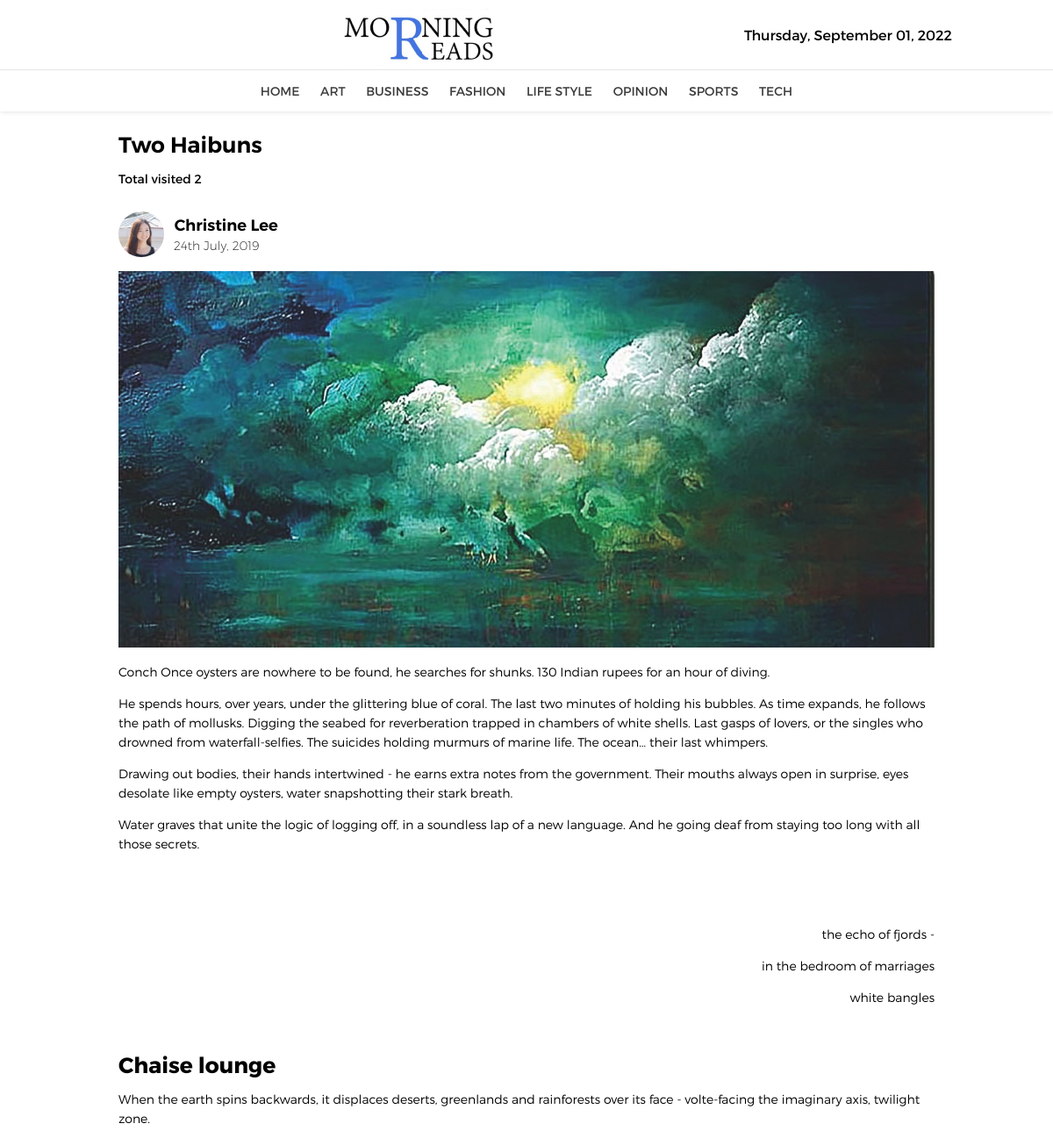
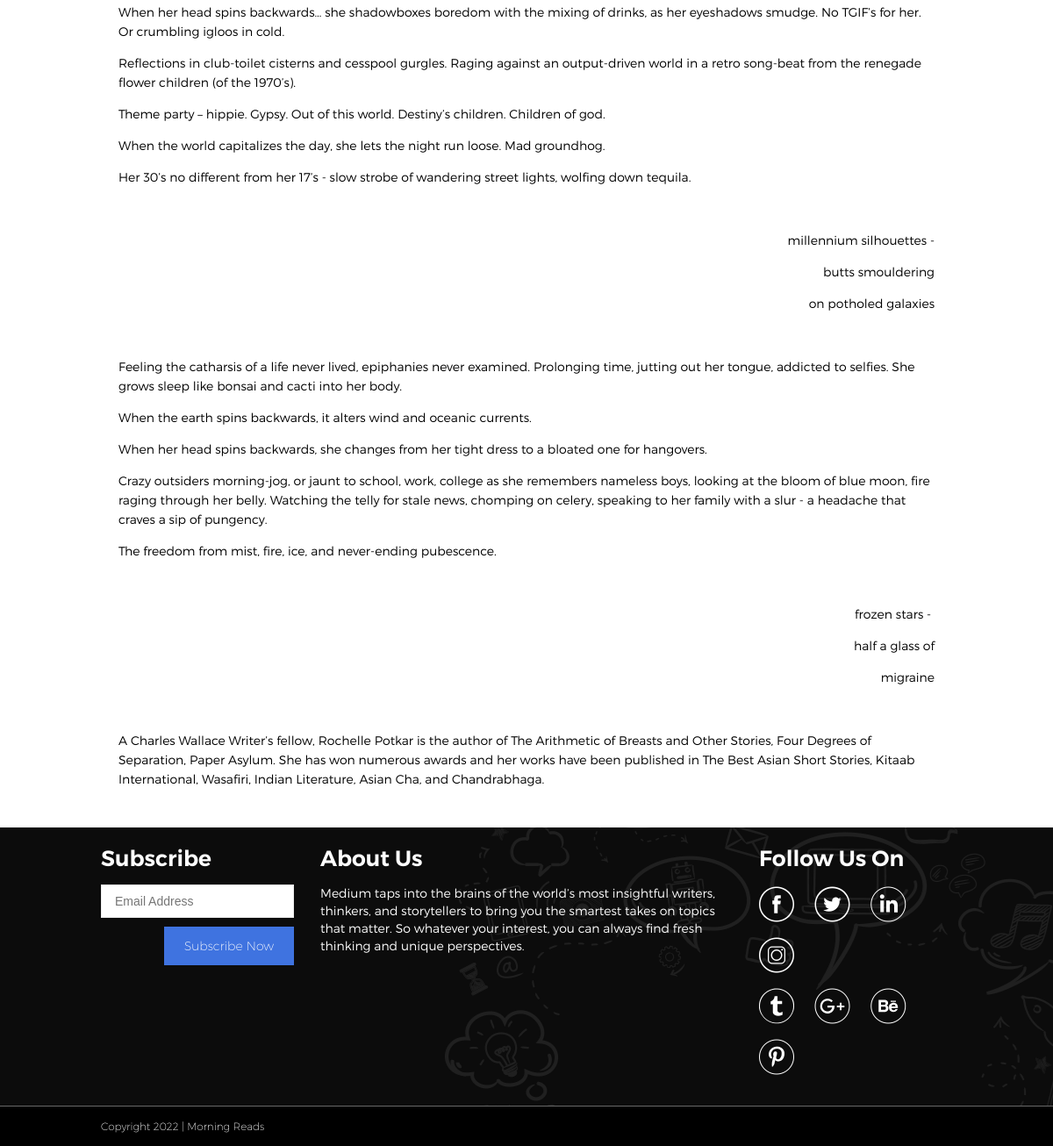
The page /index.php?page=innerpage&id=32 on the database its author committed (2 pictures, top to bottom).
### tables this page shows
CREATE TABLE `category` (
  `id` int(11) NOT NULL,
  `title` varchar(255) NOT NULL
);

CREATE TABLE `content` (
  `id` int(11) NOT NULL,
  `title` varchar(255) NOT NULL,
  `des` text NOT NULL,
  `create_at` datetime NOT NULL,
  `visits` text NOT NULL,
  `category_id` text NOT NULL,
  `author_id` text NOT NULL,
  `file` text NOT NULL,
  `tags` text NOT NULL
);

CREATE TABLE `author` (
  `id` int(11) NOT NULL,
  `title` varchar(255) NOT NULL,
  `file` text NOT NULL,
  `create_at` timestamp NOT NULL DEFAULT CURRENT_TIMESTAMP ON UPDATE CURRENT_TIMESTAMP
);

CREATE TABLE `about` (
  `id` int(11) NOT NULL,
  `des` text NOT NULL
);

### admin-website/src/Category.php (called while the page is built, shortened)
<?php
class Category {
	private $db;
	private static $table="category";
	function __construct() {
		try {
			$this->db = new PDO('mysql:host='.DB_HOST.';dbname='.DB_NAME,DB_USER,DB_PASSWORD);
			$this->db->setAttribute(PDO::ATTR_ERRMODE, PDO::ERRMODE_EXCEPTION);
			$query1 = $this->db->prepare('SET CHARACTER SET utf8');
			$query = $this->db->prepare("SET SESSION collation_connection ='utf8_general_ci'");
		    $query1->execute();
		    $query->execute();
		} catch (PDOException $e) {
			echo $e->getMessage();
		}
	}
	public function fetch_all() {
		try {
			$stmt = $this->db->prepare("SELECT * FROM ".self::$table);
			$stmt->execute();
			$records = array();
			if($stmt->rowCount() > 0) {
				while($row = $stmt->fetch(5)) {
					$records[] = $row;
				}
			}
			return $records;
		} catch (PDOException $e) {
			echo $e->getMessage();
		}
	}
}
$Category = new Category();
 ?>

### admin-website/src/model.php (called while the page is built, shortened)
<?php
    require_once LIB_PATH.DS.'About.php';
    require_once LIB_PATH.DS.'Social.php';
    require_once LIB_PATH.DS.'Category.php';
    require_once LIB_PATH.DS.'Author.php';
    require_once LIB_PATH.DS.'Content.php';
 ?>

### admin-website/src/Content.php (called while the page is built, shortened)
<?php
class Content {
	private $db;
	private static $table="content";
	public $id;
	public $directory = "images";
	function __construct() {
		try {
			$this->db = new PDO('mysql:host='.DB_HOST.';dbname='.DB_NAME,DB_USER,DB_PASSWORD);
			$this->db->setAttribute(PDO::ATTR_ERRMODE, PDO::ERRMODE_EXCEPTION);
			$query1 = $this->db->prepare('SET CHARACTER SET utf8');
			$query = $this->db->prepare("SET SESSION collation_connection ='utf8_general_ci'");
		    $query1->execute();
		    $query->execute();
		} catch (PDOException $e) {
			echo $e->getMessage();
		}
	}
	public function db_fields() {
		try {
			$stmt = $this->db->prepare("SHOW fields from ".self::$table);
			$stmt->execute();
			$fields = array();
			if($stmt->rowCount() > 0) {
				while($row = $stmt->fetch(5)) {
					$fields[] = $row->Field;
				}
			}
			return $fields;
		} catch (PDOException $e) {
			echo $e->getMessage();
		}
	}
	public function image_path() {
		return $this->directory;
	}
	public function prepare($record) {
		$attributes = $this->db_fields();
		return $this;
	}
	public function fetch() {
		try {
			$stmt = $this->db->prepare("SELECT * FROM ".self::$table." where id = :id");
			$stmt->execute(array(":id" => $this->id));
			if($stmt->rowCount() > 0) {
				return $stmt->fetch(5);
			}
		} catch (PDOException $e) {
			echo $e->getMessage();
		}
	}
}
$Content = new Content();
 ?>

### admin-website/src/Author.php (called while the page is built, shortened)
<?php
class Author {
	private $db;
	private static $table="author";
	public $directory = "images";
	function __construct() {
		try {
			$this->db = new PDO('mysql:host='.DB_HOST.';dbname='.DB_NAME,DB_USER,DB_PASSWORD);
			$this->db->setAttribute(PDO::ATTR_ERRMODE, PDO::ERRMODE_EXCEPTION);
			$query1 = $this->db->prepare('SET CHARACTER SET utf8');
			$query = $this->db->prepare("SET SESSION collation_connection ='utf8_general_ci'");
		    $query1->execute();
		    $query->execute();
		} catch (PDOException $e) {
			echo $e->getMessage();
		}
	}
	public function image_path() {
		return $this->directory;
	}
	public function fetch_authorCode($author_code) {
		try {
			$stmt = $this->db->prepare("SELECT * FROM ".self::$table." WHERE id ='$author_code'");
			$stmt->execute();
			$records = array();
			if($stmt->rowCount() > 0) {
				while($row = $stmt->fetch(5)) {
					$records[] = $row;
				}
			}
			return $records;
		} catch (PDOException $e) {
			echo $e->getMessage();
		}
	}
}
$Author = new Author();
 ?>

### admin-website/src/About.php (called while the page is built, shortened)
<?php
class About {
	private $db;
	private static $table="about";
	function __construct() {
		try {
			$this->db = new PDO('mysql:host='.DB_HOST.';dbname='.DB_NAME,DB_USER,DB_PASSWORD);
			$this->db->setAttribute(PDO::ATTR_ERRMODE, PDO::ERRMODE_EXCEPTION);
			$query1 = $this->db->prepare('SET CHARACTER SET utf8');
			$query = $this->db->prepare("SET SESSION collation_connection ='utf8_general_ci'");
		    $query1->execute();
		    $query->execute();
		} catch (PDOException $e) {
			echo $e->getMessage();
		}
	}
	public function fetch_all() {
		try {
			$stmt = $this->db->prepare("SELECT * FROM ".self::$table);
			$stmt->execute();
			$records = array();
			if($stmt->rowCount() > 0) {
				while($row = $stmt->fetch(5)) {
					$records[] = $row;
				}
			}
			return $records;
		} catch (PDOException $e) {
			echo $e->getMessage();
		}
	}
}
$About = new About();
 ?>

### admin-website/src/Social.php (called while the page is built, shortened)
<?php
class Social {
	private $db;
	private static $table="social";
	function __construct() {
		try {
			$this->db = new PDO('mysql:host='.DB_HOST.';dbname='.DB_NAME,DB_USER,DB_PASSWORD);
			$this->db->setAttribute(PDO::ATTR_ERRMODE, PDO::ERRMODE_EXCEPTION);
			$query1 = $this->db->prepare('SET CHARACTER SET utf8');
			$query = $this->db->prepare("SET SESSION collation_connection ='utf8_general_ci'");
		    $query1->execute();
		    $query->execute();
		} catch (PDOException $e) {
			echo $e->getMessage();
		}
	}
	public function fetch_byTitle($title) {
		try {
			$stmt = $this->db->prepare("SELECT * FROM ".self::$table." WHERE title = '$title'");
			$stmt->execute();
			$records = array();
			if($stmt->rowCount() > 0) {
				while($row = $stmt->fetch(5)) {
					$records[] = $row;
				}
			}
			return $records;
		} catch (PDOException $e) {
			echo $e->getMessage();
		}
	}
}
$Social = new Social();
 ?>

### pages/innerpage.php (the view, shortened to what this page needs)
<?php include'layouts/header.php'; ?>
<?php if(isset($_GET['id'])) {
  $record = $Content->prepare($_GET)->fetch(); $author_id = $record->author_id;
} ?>
    <section class="clear-fixed">
    	<div class="container">
    		<div class="content-row">
    			<div class="grid-12">
    				<h2 class="sub-title margin-top-zero"><?php echo $record->title; ?></h2>
    				<p class="autherinfo">Total visited <?php echo $record->visits; ?></p>
    				<span class="author-info">
    				    <a class="blog-thumb" href="index.php?page=profile&author_id=<?php echo $author_id; ?>">
    				        <?php $author_table = $Author->fetch_authorCode($author_id); foreach($author_table as $author_data){ ?>
        					<span class="pic">
        						<img style="border-radius: 50%;" height="52" width="52" src="<?php $file = $author_data->file; if(!empty($file)){  ?>admin-website/<?php echo $Author->image_path()."/".$author_data->file;}else{ ?> images/author.png<?php } ?>">
        					</span>
        					<span class="autherinfo">
        						<span class="name"><?php echo $author_data->title; ?></span>
        					</span>
        					<?php } ?>
    						<span class="date" style="display: block;margin-top: -25px;margin-left: 63px;"><?php $create_at = $record->create_at; echo date("jS F, Y", strtotime($create_at)); ?></span>
        				</a>
    				</span>
    			</div>
    		</div>
    		<div class="content-row margin-top-20">
    			<div class="grid-12">
    				<div class="blog-content">
    					<img class="responsive-img" src="admin-website/<?php if(isset($record)) { echo $Content->image_path()."/".$record->file;}?>">
    					<p><?php echo $record->des; ?></p>
    				</div>
    			</div>
    		</div>
    	</div>
    </section>
<?php include 'layouts/footer.php'; ?>

### index.php (shortened to what this page needs)
<?php require_once 'admin-website/src/model.php'; ?>
<?php
	if(isset($_GET['page'])) {
		switch ($_GET['page']) {
			case 'innerpage':
				include 'pages/innerpage.php';
				break;
		}
	} else {
		include 'pages/home.php';
	}
 ?>

### layouts/header.php (shortened to what this page needs)
<!doctype html>
<html>
<head>
<link rel="stylesheet" type="text/css" href="css/sleek.ui.css">
<link rel="stylesheet" type="text/css" href="css/font.css">
<link rel="stylesheet" type="text/css" href="css/style.css">
<link rel="stylesheet" type="text/css" href="https://kenwheeler.github.io/slick/slick/slick.css">
<link rel="stylesheet" type="text/css" href="https://kenwheeler.github.io/slick/slick/slick-theme.css">
</head>
<body>
	<header class="clear-fixed top-fixed">
    	<div class="fluid-container">
        	<div class="content-row">
            	<div class="grid-12 text-center">
                	<a class="brandname" href="index.php?page=homepage">
                	    <img src="images/morning-reads.jpg" alt="Morning Reads">
            	    </a>
            	    <span class="thumb-title-small inline float-right" style="margin-top: 20px;"><?php echo date('l, F d, Y'); ?></span>
                </div>
            </div>
        </div>
        <nav>
        	<ul>
            	<li><a href="index.php?page=homepage" class="active">Home</a></li>
                <?php $categories = $Category->fetch_all(); foreach($categories as $category){ $category_id = $category->id;?>
                <li><a href="index.php?page=categoryHomepage&category=<?php echo $category_id; ?>"><?php echo $category->title; ?></a></li>
                <?php } ?>
            </ul>
        </nav>
    </header>

### layouts/footer.php (shortened to what this page needs)
    <section class="clear-fixed footer-top">
    	<div class="fluid-container">
        	<div class="content-row">
            	<div class="grid-3">
                	<h2 class="sub-title">Subscribe</h2>
                	<form method="POST">
                        <div class="form-elem">
                        	<input type="email" name="email" value="<?php if(isset($_POST['email'])){ echo $_POST['email']; } ?>" class="form-control" placeholder="Email Address">
                        </div>
                        <div class="form-elem text-right">
                        	<input type="submit" name="btn-save" class="button-medium button-blue" value="Subscribe Now">
                        </div>
                    </form>
                </div>
                <div class="grid-6">
                	<h2 class="sub-title">About Us</h2>
                    <p class="white light"><?php $abouts = $About->fetch_all(); foreach($abouts as $about){ echo $about->des; } ?></p>
                </div>
                <div class="grid-3 social-icons">
                	<h2 class="sub-title">Follow Us On</h2>
                    <a target="_blank" href="<?php $title = 'facebook'; $socials = $Social->fetch_byTitle($title); foreach($socials as $social){ echo $social->link; } ?>"><span class="icon-facebook"></span></a>
                    <a target="_blank" href="<?php $title = 'twitter'; $socials = $Social->fetch_byTitle($title); foreach($socials as $social){ echo $social->link; } ?>"><span class="icon-twitter"></span></a>
                    <a target="_blank" href="<?php $title = 'linkedin'; $socials = $Social->fetch_byTitle($title); foreach($socials as $social){ echo $social->link; } ?>"><span class="icon-linkedin"></span></a>
                    <a target="_blank" href="<?php $title = 'instagram'; $socials = $Social->fetch_byTitle($title); foreach($socials as $social){ echo $social->link; } ?>"><span class="icon-instagram"></span></a>
                    <br>
                    <a target="_blank" href="<?php $title = 'tumblr'; $socials = $Social->fetch_byTitle($title); foreach($socials as $social){ echo $social->link; } ?>"><span class="icon-tumblr"></span></a>
                    <a target="_blank" href="<?php $title = 'googleplus'; $socials = $Social->fetch_byTitle($title); foreach($socials as $social){ echo $social->link; } ?>"><span class="icon-googleplus"></span></a>
                    <a target="_blank" href="<?php $title = 'behance'; $socials = $Social->fetch_byTitle($title); foreach($socials as $social){ echo $social->link; } ?>"><span class="icon-behance"></span></a>
                    <a target="_blank" href="<?php $title = 'pinterest'; $socials = $Social->fetch_byTitle($title); foreach($socials as $social){ echo $social->link; } ?>"><span class="icon-pinterest"></span></a>
                </div>
            </div>
        </div>
    </section>
    <footer class="clear-fixed">
    	<div class="fluid-container">
    		<div class="content-row">
    			<div class="grid-12">
    				<p class="ultralight">Copyright <?php echo date('Y'); ?> | Morning Reads</p>
    			</div>
    		</div>
    	</div>
    </footer>
</body>
</html>

### css/sleek.ui.css (style rules this page uses)
*, *:before, *:after { box-sizing: border-box; }
body { font-family:inherit; font-size:14px; margin:0; padding:0; }
a { display:inline-block; text-decoration:none; }
ul { padding-left:0; }
ul, li { list-style-type:none; }
.button-whiteborder, .button-blue, .button-deepblue, .button-red, .button-green, .button-gray, .button-deepgray, .button-blueborder, .button-deepblueborder, .button-redborder, .button-greenborder, .button-grayborder, .button-deepgrayborder, nav ul li ul, nav ul li ul li a, .table-hovered tr, .accordion-header, .modal-wrapper, .modal-blur, .thumb-label, .lightbox, .lightbox .zoomico, .lightbox-focus .next, .lightbox-focus .prev, .dropdown, .dropdown ul, .dropdown ul li, .dropdown .arrow, nav ul li span.el-chevron-down { transition:all .5s ease; }
h2 { font-size:28px; }
.text-right { text-align:right; }
.text-center { text-align:center; }
.white { color:#fff; }
.margin-top-zero { margin-top:0 !important; }
.clear-fixed { clear:both; }
.float-right { float:right; }
.container { width:1200px; }
.fluid-container { width:100%; padding-left:15%; padding-right:15%; }
.container, .container-sm, .container-xs { margin:0 auto; }
.content-row:before, .content-row:after, .container:before, .container:after { content:""; display:table; clear:both; }
.grid-1, .grid-2, .grid-3, .grid-4, .grid-5, .grid-6, .grid-7, .grid-8, .grid-9, .grid-10, .grid-11, .grid-12 { padding-left:15px; padding-right:15px; position:relative; float:left; box-sizing:border-box; }
.grid-3 { width:24.9999%; }
.grid-6 { width:49.9998%; }
.grid-12 { width:100%; }
@media (min-width: 960px) and (max-width: 1300px) { .container { width:960px; } }
header { padding-top:10px; padding-bottom:10px; }
.brandname { display:inline-block; }
footer { padding-top:5px; padding-bottom:5px; margin-top:80px; font-size:12px; }
.top-fixed { position:fixed; top:0; left:0; right:0; width:100%; }
nav { margin-top:10px; float:right; }
nav ul, nav ul li, nav ul li ul, nav ul li ul li { margin:0; }
nav ul, nav ul li, nav ul li a, .inline, input[type="radio"], input[type="checkbox"], .button-large, .button-medium, .button-small { display:inline-block; }
nav ul li { margin-left:5px; margin-right:5px; position:relative; padding-bottom:11px; }
nav ul li:first-child { margin-left:0; }
nav ul li:last-child { margin-right:0; }
nav ul li a { color:#3c3c3c; }
input:not([type=submit]):not([type=file]):not([type=radio]):not([type=checkbox]), input.underlined:not([type=submit]):not([type=file]):not([type=radio]):not([type=checkbox]), textarea { padding:10px 15px; }
input:not([type=submit]):not([type=file]):not([type=radio]):not([type=checkbox]), input.underlined:not([type=submit]):not([type=file]):not([type=radio]):not([type=checkbox]), textarea, select, select option { width:100%; box-sizing:border-box; color:#727272; font-size:14px; }
input:not([type=submit]):not([type=file]):not([type=radio]):not([type=checkbox]), textarea, select, select option { border:1px solid #ededed; }
.form-elem { margin-bottom:10px; display:block; }
.button-large, .button-medium, .button-small { border: medium none; cursor:pointer; }
.button-medium { font-size: 14px; padding: 13px 23px; }
.button-blue, .button-deepblue, .button-red, .button-green, .button-gray, .button-deepgray { color:#fff; }
.button-blue { background-color:#3f9ce4; }

### rows shown on the page
category: title "ART"
category: title "BUSINESS"
category: title "FASHION"
category: title "LIFE STYLE"
category: title "OPINION"
category: title "SPORTS"
category: title "TECH"
content: title "Two Haibuns", visits "2", create_at "24th July, 2019", file (picture), des "Conch Once oysters are nowhere to be found, he searches for shunks. 130 Indian rupees for an hour of diving. He spends hours, over years, under the glittering blue of coral. The last two minutes of holding his bubbles. As time expands, he follows the path of mollusks. Digging the seabed for reverberation trapped in chambers of white shells. Last gasps of lovers, or the singles who drowned from waterfall-selfies. The suicides holding murmurs of marine life. The ocean… their last whimpers. Drawing out bodies, their hands intertwined - he earns extra notes from the government. Their mouths always open in surprise, eyes desolate like empty oysters, water snapshotting their stark breath. Water…"
author: file (picture), title "Christine Lee"
about: des "Medium taps into the brains of the world’s most insightful writers, thinkers, and storytellers to bring you the smartest takes on topics that matter. So whatever your interest, you can always find fresh thinking and unique perspectives."
